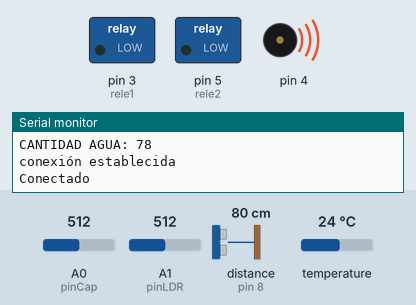
Recording of a sketch running on a simulated Arduino Uno, built with avr-gcc and run on an emulated ATmega328P. Shown: switched loads named in the sketch (green lamp = pin HIGH), buzzer (waves = sounding), the last lines printed to the serial monitor. Wiring (inferred from the names in the program): ultrasonic range finder: trigger pin 7; echo pin 8. The inputs (shaded band) are chosen by the test bench; at power-on: temperature 24 °C, distance to the obstacle (sensor on pin 8) 80 cm, A0 (pinCap) = 512, A1 (pinLDR) = 512. The echo pulse lasts 58.3 µs per cm; WiFi joins after 1.5 s; servers stay silent unless stated; pins used as bus, display or sensor lines are not drawn.

Above: at 1.5 s.
1.6 s: temperature set to 26.3 °C
4.9 s: temperature set to 27.6 °C
At 7.9 s:
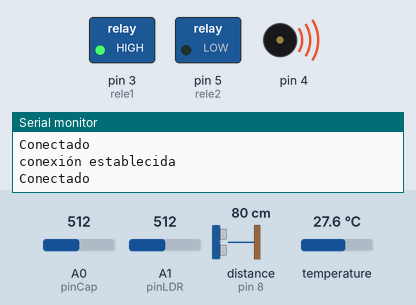
8.2 s: distance to the obstacle (sensor on pin 8) set to 33 cm
10.9 s: distance to the obstacle (sensor on pin 8) set to 27 cm
At 13.3 s:
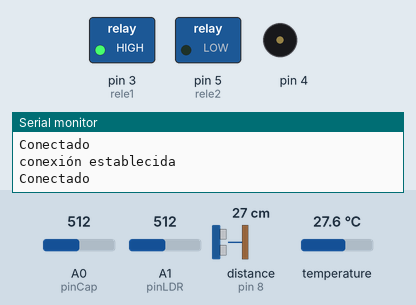
14.2 s: A0 (pinCap) set to 541
15.7 s: A0 (pinCap) set to 567
At 17.7 s:
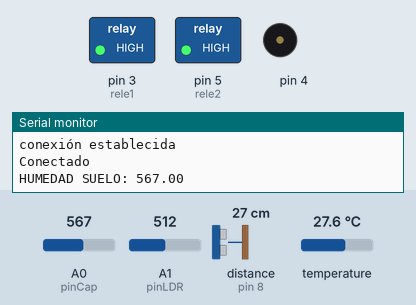
Timing chart, 0 to 19.2 s (numbered marks = the images above; inputs shaded):
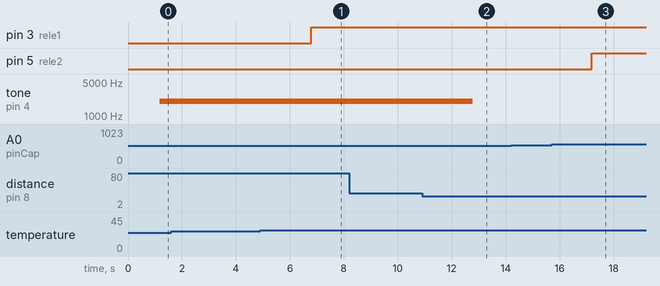

Measured:
- the behaviour switches between 26.9 and 27 °C on temperature (found by bisection; images 0 and 1)
- the behaviour switches between 31 and 30 cm on distance to the obstacle (sensor on pin 8) (found by bisection; images 1 and 2)
- the behaviour switches between 559 and 560 on A0 (pinCap) (found by bisection; images 2 and 3)
- after the input at 4.9 s, pin 3 (rele1): LOW → HIGH after 1.9 s
- after the input at 10.9 s, tone on pin 4: 2017 Hz → silent after 1.9 s
- after the input at 15.7 s, pin 5 (rele2): LOW → HIGH after 1.5 s

The sketch:

ArduinoHuerto.ino
```cpp
/*
|-------------------------|
|                         |
|    Huerto Inteligente   |
|         Kaju-en         |
|       -----X-----       |
|   Proyecto entregado a  |
|     CFT LOTA ARAUCO     |
|                         |
|-------------------------|
|                         |
|        IMPORTANTE       |
|  El producto entregado  |
|  contempla la utiliza-  |
|  ción de los componen-  |
|  tes señalados a con-   |
|  tinuación:             |
|                         |
|-------------------------|
|     Última edición      |
|       19/12/2019        |
|-------------------------|

  SENSORES
+ Soil Moinsture Sensor v1.2
+ DS18B20
+ Resistencia fotosensible/LDR
+ HC-SR04

  ACTUADORES
+ Turbina ventilador 12v
+ Motor ventilador 12v
+ Bomba de agua anfibia 5v/6v
+ Speaker tester

--------------------------
        FRACKLORD
--------------------------
*/
//LIBRERÍAS
//Ethernet Shield
#include<SPI.h>
#include<Ethernet.h>
//Capacitive Soil Moinsture Sensor v1.2
#include <Wire.h>
//DS18B20
#include <OneWire.h>
#include <DallasTemperature.h>

//PIN SENSORES
const int pinCap = 0;
float varCap;

const int pinDS18B20 = 2;
OneWire oneWireObjeto(pinDS18B20);
DallasTemperature sensorDS18B20(&oneWireObjeto);

const int pinLDR = 1;
int varLDR;

const int Trigger = 7;
const int Echo = 8;

//ACTUADORES
//Ventilador
//NO SE UTILIZÓ RELÉ, DE TODAS MANERAS FUNCIONA CON TRANSISTOR (activa el motor a su máxima potencia)
const int rele1 = 3;
//Bomba de agua
//NO SE UTILIZÓ RELÉ, DE TODAS MANERAS FUNCIONA CON TRANSISTOR (activa el motor a su máxima potencia)
const int rele2 = 5;
//Variables tonos speaker
float sinVal;
int toneVal;

//Conexión server/arduino
byte mac[] = {0xDE, 0xAD, 0xBE, 0xEF, 0xFF, 0xEE};
byte ip[] = {192,168,0,101};
byte server[] = {192,168,0,100};
EthernetClient client;

void setup(){
  Ethernet.begin(mac, ip);
  Serial.begin(9600);
  pinMode(Trigger, OUTPUT);
  pinMode(Echo, INPUT);
  digitalWrite(Trigger, LOW);
  pinMode(4, OUTPUT);
  pinMode(rele1, OUTPUT);
  pinMode(rele2, OUTPUT);
//  delay(1000);
}

void loop(){
  varCap = analogRead(pinCap);
  Serial.print("HUMEDAD SUELO: ");
  Serial.println(varCap);
  //ACTIVACIÓN DE ACTUADORES MEDIANTE CLASES
  if(varCap >= 560){
    activaBomba();
  }
  else if(varCap <= 559){
    apagaBomba();
  }

  sensorDS18B20.requestTemperatures();
  Serial.print("TEMPERATURA AMBIENTE: ");
  Serial.println(sensorDS18B20.getTempCByIndex(0));
  //ACTIVACIÓN DE ACTUADORES MEDIANTE CLASES
  if(sensorDS18B20.getTempCByIndex(0) >= 27){
    activaVentilador();
  }
  else if(sensorDS18B20.getTempCByIndex(0) <= 26){
    apagaVentilador();
  }

  varLDR = analogRead(pinLDR);
  Serial.print("VALOR LUMINOSIDAD: ");
  Serial.println(varLDR);

  long t;
  long d;
  digitalWrite(Trigger, HIGH);
  delayMicroseconds(10);
  digitalWrite(Trigger, LOW);
  t = pulseIn(Echo, HIGH);
  d = t/59;
  Serial.print("CANTIDAD AGUA: ");
  Serial.println(d);
  //ACTIVACIÓN DE ACTUADORES MEDIANTE CLASES
  if(d >= 30){
    activaSpeaker();
  }
  else if(d <= 29){
    apagaSpeaker();
  }

  //ENVÍA DATOS SENSOR CAPACITIVO A "datos.php" mediante variable GET
  if(client.connect(server,80)>0){
    Serial.println("conexión establecida");
    client.print("GET /Invernadero/datos.php?varCap=");
    client.print(varCap);
    client.println(" HTTP/1.0");
    client.println("User-Agent: Arduino 1.0");
    client.println();
    Serial.println("Conectado");
  }
  //ENVÍA DATOS SENSOR CAPACITIVO A "datos.php" mediante variable GET
  if(client.connect(server,80)>0){
    Serial.println("conexión establecida");
    client.print("GET /Invernadero/datos.php?sensorDS18B20=");
    client.print(sensorDS18B20.getTempCByIndex(0));
    client.println(" HTTP/1.0");
    client.println("User-Agent: Arduino 1.0");
    client.println();
    Serial.println("Conectado");
  }
  //ENVÍA DATOS SENSOR CAPACITIVO A "datos.php" mediante variable GET
  if(client.connect(server,80)>0){
    Serial.println("conexión establecida");
    client.print("GET /Invernadero/datos.php?varLDR=");
    client.print(varLDR);
    client.println(" HTTP/1.0");
    client.println("User-Agent: Arduino 1.0");
    client.println();
    Serial.println("Conectado");
  }
  //ENVÍA DATOS SENSOR CAPACITIVO A "datos.php" mediante variable GET
  if(client.connect(server,80)>0){
    Serial.println("conexión establecida");
    client.print("GET /Invernadero/datos.php?d=");
    client.print(d);
    client.println(" HTTP/1.0");
    client.println("User-Agent: Arduino 1.0");
    client.println();
    Serial.println("Conectado");
  }
  else{
    Serial.println("Error en la conexion");
  }

  client.stop();
  client.flush();
  delay(1000);
}

//CLASES ACTIVACIÓN ACTUADORES
void activaVentilador(){
  digitalWrite(rele1, HIGH);
}

void apagaVentilador(){
  digitalWrite(rele1, LOW);
}

void activaBomba(){
  digitalWrite(rele2, HIGH);
}

void apagaBomba(){
  digitalWrite(rele2, LOW);
}

void activaSpeaker(){
  //Cálculo Hz
  for(int x=0; x<180; x++){
    sinVal = (sin(x*(3.1412/180)));
    toneVal = 2000+(int(sinVal*1000));
    tone(4, toneVal);
    delay(2);
  }
}

void apagaSpeaker(){
  noTone(4);
  delay(2);
}
```
